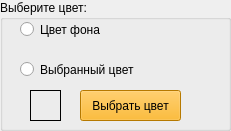
   <widget class="QGroupBox" name="groupBox">
    <property name="geometry">
     <rect>
      <x>830</x>
      <y>140</y>
      <width>231</width>
      <height>131</height>
     </rect>
    </property>
    <property name="styleSheet">
     <string notr="true"/>
    </property>
    <property name="title">
     <string>Выберите цвет:</string>
    </property>
    <widget class="QRadioButton" name="radioButton_BLACK">
     <property name="geometry">
      <rect>
       <x>20</x>
       <y>60</y>
       <width>121</width>
       <height>19</height>
      </rect>
     </property>
     <property name="text">
      <string>Выбранный цвет</string>
     </property>
    </widget>
    <widget class="QRadioButton" name="radioButton_WHITE">
     <property name="geometry">
      <rect>
       <x>20</x>
       <y>20</y>
       <width>84</width>
       <height>19</height>
      </rect>
     </property>
     <property name="text">
      <string>Цвет фона</string>
     </property>
    </widget>
    <widget class="QPushButton" name="pushCOLOR">
     <property name="geometry">
      <rect>
       <x>80</x>
       <y>90</y>
       <width>101</width>
       <height>31</height>
      </rect>
     </property>
     <property name="palette">
      <palette>
       <active>
        <colorrole role="WindowText">
         <brush brushstyle="SolidPattern">
          <color alpha="255">
           <red>0</red>
           <green>0</green>
           <blue>0</blue>
          </color>
         </brush>
        </colorrole>
        <colorrole role="Button">
         <brush brushstyle="SolidPattern">
          <color alpha="255">
           <red>255</red>
           <green>170</green>
           <blue>0</blue>
          </color>
         </brush>
        </colorrole>
        <colorrole role="Light">
         <brush brushstyle="SolidPattern">
          <color alpha="255">
           <red>255</red>
           <green>213</green>
           <blue>127</blue>
          </color>
         </brush>
        </colorrole>
        <colorrole role="Midlight">
         <brush brushstyle="SolidPattern">
          <color alpha="255">
           <red>255</red>
           <green>191</green>
           <blue>63</blue>
          </color>
         </brush>
        </colorrole>
        <colorrole role="Dark">
         <brush brushstyle="SolidPattern">
          <color alpha="255">
           <red>127</red>
           <green>85</green>
           <blue>0</blue>
          </color>
         </brush>
        </colorrole>
        <colorrole role="Mid">
         <brush brushstyle="SolidPattern">
          <color alpha="255">
           <red>170</red>
           <green>113</green>
           <blue>0</blue>
          </color>
         </brush>
        </colorrole>
        <colorrole role="Text">
         <brush brushstyle="SolidPattern">
          <color alpha="255">
           <red>0</red>
           <green>0</green>
           <blue>0</blue>
          </color>
         </brush>
        </colorrole>
        <colorrole role="BrightText">
         <brush brushstyle="SolidPattern">
          <color alpha="255">
           <red>255</red>
           <green>255</green>
           <blue>255</blue>
          </color>
         </brush>
        </colorrole>
        <colorrole role="ButtonText">
         <brush brushstyle="SolidPattern">
          <color alpha="255">
           <red>0</red>
           <green>0</green>
           <blue>0</blue>
          </color>
         </brush>
        </colorrole>
        <colorrole role="Base">
         <brush brushstyle="SolidPattern">
          <color alpha="255">
           <red>255</red>
           <green>255</green>
           <blue>255</blue>
          </color>
         </brush>
        </colorrole>
        <colorrole role="Window">
         <brush brushstyle="SolidPattern">
          <color alpha="255">
           <red>255</red>
           <green>170</green>
           <blue>0</blue>
          </color>
         </brush>
        </colorrole>
        <colorrole role="Shadow">
         <brush brushstyle="SolidPattern">
          <color alpha="255">
           <red>0</red>
           <green>0</green>
           <blue>0</blue>
          </color>
         </brush>
        </colorrole>
        <colorrole role="AlternateBase">
         <brush brushstyle="SolidPattern">
          <color alpha="255">
           <red>255</red>
           <green>212</green>
           <blue>127</blue>
          </color>
         </brush>
        </colorrole>
        <colorrole role="ToolTipBase">
         <brush brushstyle="SolidPattern">
          <color alpha="255">
           <red>255</red>
           <green>255</green>
           <blue>220</blue>
          </color>
         </brush>
        </colorrole>
        <colorrole role="ToolTipText">
         <brush brushstyle="SolidPattern">
          <color alpha="255">
           <red>0</red>
           <green>0</green>
           <blue>0</blue>
          </color>
         </brush>
        </colorrole>
       </active>
       <inactive>
        <colorrole role="WindowText">
         <brush brushstyle="SolidPattern">
          <color alpha="255">
           <red>0</red>
           <green>0</green>
           <blue>0</blue>
          </color>
         </brush>
        </colorrole>
        <colorrole role="Button">
         <brush brushstyle="SolidPattern">
          <color alpha="255">
           <red>255</red>
           <green>170</green>
           <blue>0</blue>
          </color>
         </brush>
        </colorrole>
        <colorrole role="Light">
         <brush brushstyle="SolidPattern">
          <color alpha="255">
           <red>255</red>
           <green>213</green>
           <blue>127</blue>
          </color>
         </brush>
        </colorrole>
        <colorrole role="Midlight">
         <brush brushstyle="SolidPattern">
          <color alpha="255">
           <red>255</red>
           <green>191</green>
           <blue>63</blue>
          </color>
         </brush>
        </colorrole>
        <colorrole role="Dark">
         <brush brushstyle="SolidPattern">
          <color alpha="255">
           <red>127</red>
           <green>85</green>
           <blue>0</blue>
          </color>
         </brush>
        </colorrole>
        <colorrole role="Mid">
         <brush brushstyle="SolidPattern">
          <color alpha="255">
           <red>170</red>
           <green>113</green>
           <blue>0</blue>
          </color>
         </brush>
        </colorrole>
        <colorrole role="Text">
         <brush brushstyle="SolidPattern">
          <color alpha="255">
           <red>0</red>
           <green>0</green>
           <blue>0</blue>
          </color>
         </brush>
        </colorrole>
        <colorrole role="BrightText">
         <brush brushstyle="SolidPattern">
          <color alpha="255">
           <red>255</red>
           <green>255</green>
           <blue>255</blue>
          </color>
         </brush>
        </colorrole>
        <colorrole role="ButtonText">
         <brush brushstyle="SolidPattern">
          <color alpha="255">
           <red>0</red>
           <green>0</green>
           <blue>0</blue>
          </color>
         </brush>
        </colorrole>
        <colorrole role="Base">
         <brush brushstyle="SolidPattern">
          <color alpha="255">
           <red>255</red>
           <green>255</green>
           <blue>255</blue>
          </color>
         </brush>
        </colorrole>
        <colorrole role="Window">
         <brush brushstyle="SolidPattern">
          <color alpha="255">
           <red>255</red>
           <green>170</green>
           <blue>0</blue>
          </color>
         </brush>
        </colorrole>
        <colorrole role="Shadow">
         <brush brushstyle="SolidPattern">
          <color alpha="255">
           <red>0</red>
           <green>0</green>
           <blue>0</blue>
          </color>
         </brush>
        </colorrole>
        <colorrole role="AlternateBase">
         <brush brushstyle="SolidPattern">
          <color alpha="255">
           <red>255</red>
           <green>212</green>
           <blue>127</blue>
          </color>
         </brush>
        </colorrole>
        <colorrole role="ToolTipBase">
         <brush brushstyle="SolidPattern">
          <color alpha="255">
           <red>255</red>
           <green>255</green>
           <blue>220</blue>
          </color>
         </brush>
        </colorrole>
        <colorrole role="ToolTipText">
         <brush brushstyle="SolidPattern">
          <color alpha="255">
           <red>0</red>
           <green>0</green>
           <blue>0</blue>
          </color>
         </brush>
        </colorrole>
       </inactive>
       <disabled>
        <colorrole role="WindowText">
         <brush brushstyle="SolidPattern">
          <color alpha="255">
           <red>127</red>
           <green>85</green>
           <blue>0</blue>
          </color>
         </brush>
        </colorrole>
        <colorrole role="Button">
         <brush brushstyle="SolidPattern">
          <color alpha="255">
           <red>255</red>
           <green>170</green>
           <blue>0</blue>
          </color>
         </brush>
        </colorrole>
        <colorrole role="Light">
         <brush brushstyle="SolidPattern">
          <color alpha="255">
           <red>255</red>
           <green>213</green>
           <blue>127</blue>
          </color>
         </brush>
        </colorrole>
        <colorrole role="Midlight">
         <brush brushstyle="SolidPattern">
          <color alpha="255">
           <red>255</red>
           <green>191</green>
           <blue>63</blue>
          </color>
         </brush>
        </colorrole>
        <colorrole role="Dark">
         <brush brushstyle="SolidPattern">
          <color alpha="255">
           <red>127</red>
           <green>85</green>
           <blue>0</blue>
          </color>
         </brush>
        </colorrole>
        <colorrole role="Mid">
         <brush brushstyle="SolidPattern">
          <color alpha="255">
           <red>170</red>
           <green>113</green>
           <blue>0</blue>
          </color>
         </brush>
        </colorrole>
        <colorrole role="Text">
         <brush brushstyle="SolidPattern">
          <color alpha="255">
           <red>127</red>
           <green>85</green>
           <blue>0</blue>
          </color>
         </brush>
        </colorrole>
        <colorrole role="BrightText">
         <brush brushstyle="SolidPattern">
          <color alpha="255">
           <red>255</red>
           <green>255</green>
           <blue>255</blue>
          </color>
         </brush>
        </colorrole>
        <colorrole role="ButtonText">
         <brush brushstyle="SolidPattern">
          <color alpha="255">
           <red>127</red>
           <green>85</green>
           <blue>0</blue>
          </color>
         </brush>
        </colorrole>
        <colorrole role="Base">
         <brush brushstyle="SolidPattern">
          <color alpha="255">
           <red>255</red>
           <green>170</green>
           <blue>0</blue>
          </color>
         </brush>
        </colorrole>
        <colorrole role="Window">
         <brush brushstyle="SolidPattern">
          <color alpha="255">
           <red>255</red>
           <green>170</green>
           <blue>0</blue>
          </color>
         </brush>
        </colorrole>
        <colorrole role="Shadow">
         <brush brushstyle="SolidPattern">
          <color alpha="255">
           <red>0</red>
           <green>0</green>
           <blue>0</blue>
          </color>
         </brush>
        </colorrole>
        <colorrole role="AlternateBase">
         <brush brushstyle="SolidPattern">
          <color alpha="255">
           <red>255</red>
           <green>170</green>
           <blue>0</blue>
          </color>
         </brush>
        </colorrole>
        <colorrole role="ToolTipBase">
         <brush brushstyle="SolidPattern">
          <color alpha="255">
           <red>255</red>
           <green>255</green>
           <blue>220</blue>
          </color>
         </brush>
        </colorrole>
        <colorrole role="ToolTipText">
         <brush brushstyle="SolidPattern">
          <color alpha="255">
           <red>0</red>
           <green>0</green>
           <blue>0</blue>
          </color>
         </brush>
        </colorrole>
       </disabled>
      </palette>
     </property>
     <property name="text">
      <string>Выбрать цвет</string>
     </property>
    </widget>
    <widget class="QFrame" name="frame">
     <property name="geometry">
      <rect>
       <x>30</x>
       <y>90</y>
       <width>31</width>
       <height>31</height>
      </rect>
     </property>
     <property name="palette">
      <palette>
       <active>
        <colorrole role="WindowText">
         <brush brushstyle="SolidPattern">
          <color alpha="255">
           <red>255</red>
           <green>255</green>
           <blue>255</blue>
          </color>
         </brush>
        </colorrole>
        <colorrole role="Button">
         <brush brushstyle="SolidPattern">
          <color alpha="255">
           <red>0</red>
           <green>0</green>
           <blue>0</blue>
          </color>
         </brush>
        </colorrole>
        <colorrole role="Light">
         <brush brushstyle="SolidPattern">
          <color alpha="255">
           <red>0</red>
           <green>0</green>
           <blue>0</blue>
          </color>
         </brush>
        </colorrole>
        <colorrole role="Midlight">
         <brush brushstyle="SolidPattern">
          <color alpha="255">
           <red>0</red>
           <green>0</green>
           <blue>0</blue>
          </color>
         </brush>
        </colorrole>
        <colorrole role="Dark">
         <brush brushstyle="SolidPattern">
          <color alpha="255">
           <red>0</red>
           <green>0</green>
           <blue>0</blue>
          </color>
         </brush>
        </colorrole>
        <colorrole role="Mid">
         <brush brushstyle="SolidPattern">
          <color alpha="255">
           <red>0</red>
           <green>0</green>
           <blue>0</blue>
          </color>
         </brush>
        </colorrole>
        <colorrole role="Text">
         <brush brushstyle="SolidPattern">
          <color alpha="255">
           <red>255</red>
           <green>255</green>
           <blue>255</blue>
          </color>
         </brush>
        </colorrole>
        <colorrole role="BrightText">
         <brush brushstyle="SolidPattern">
          <color alpha="255">
           <red>255</red>
           <green>255</green>
           <blue>255</blue>
          </color>
         </brush>
        </colorrole>
        <colorrole role="ButtonText">
         <brush brushstyle="SolidPattern">
          <color alpha="255">
           <red>255</red>
           <green>255</green>
           <blue>255</blue>
          </color>
         </brush>
        </colorrole>
        <colorrole role="Base">
         <brush brushstyle="SolidPattern">
          <color alpha="255">
           <red>0</red>
           <green>0</green>
           <blue>0</blue>
          </color>
         </brush>
        </colorrole>
        <colorrole role="Window">
         <brush brushstyle="SolidPattern">
          <color alpha="255">
           <red>0</red>
           <green>0</green>
           <blue>0</blue>
          </color>
         </brush>
        </colorrole>
        <colorrole role="Shadow">
         <brush brushstyle="SolidPattern">
          <color alpha="255">
           <red>0</red>
           <green>0</green>
           <blue>0</blue>
          </color>
         </brush>
        </colorrole>
        <colorrole role="AlternateBase">
         <brush brushstyle="SolidPattern">
          <color alpha="255">
           <red>0</red>
           <green>0</green>
           <blue>0</blue>
          </color>
         </brush>
        </colorrole>
        <colorrole role="ToolTipBase">
         <brush brushstyle="SolidPattern">
          <color alpha="255">
           <red>255</red>
           <green>255</green>
           <blue>220</blue>
          </color>
         </brush>
        </colorrole>
        <colorrole role="ToolTipText">
         <brush brushstyle="SolidPattern">
          <color alpha="255">
           <red>0</red>
           <green>0</green>
           <blue>0</blue>
          </color>
         </brush>
        </colorrole>
       </active>
       <inactive>
        <colorrole role="WindowText">
         <brush brushstyle="SolidPattern">
          <color alpha="255">
           <red>255</red>
           <green>255</green>
           <blue>255</blue>
          </color>
         </brush>
        </colorrole>
        <colorrole role="Button">
         <brush brushstyle="SolidPattern">
          <color alpha="255">
           <red>0</red>
           <green>0</green>
           <blue>0</blue>
          </color>
         </brush>
        </colorrole>
        <colorrole role="Light">
         <brush brushstyle="SolidPattern">
          <color alpha="255">
           <red>0</red>
           <green>0</green>
           <blue>0</blue>
          </color>
         </brush>
        </colorrole>
        <colorrole role="Midlight">
         <brush brushstyle="SolidPattern">
          <color alpha="255">
           <red>0</red>
           <green>0</green>
           <blue>0</blue>
          </color>
         </brush>
        </colorrole>
        <colorrole role="Dark">
         <brush brushstyle="SolidPattern">
          <color alpha="255">
           <red>0</red>
           <green>0</green>
           <blue>0</blue>
          </color>
         </brush>
        </colorrole>
        <colorrole role="Mid">
         <brush brushstyle="SolidPattern">
          <color alpha="255">
           <red>0</red>
           <green>0</green>
           <blue>0</blue>
          </color>
         </brush>
        </colorrole>
        <colorrole role="Text">
         <brush brushstyle="SolidPattern">
          <color alpha="255">
           <red>255</red>
           <green>255</green>
           <blue>255</blue>
          </color>
         </brush>
        </colorrole>
        <colorrole role="BrightText">
         <brush brushstyle="SolidPattern">
          <color alpha="255">
           <red>255</red>
           <green>255</green>
           <blue>255</blue>
          </color>
         </brush>
        </colorrole>
        <colorrole role="ButtonText">
         <brush brushstyle="SolidPattern">
          <color alpha="255">
           <red>255</red>
           <green>255</green>
           <blue>255</blue>
          </color>
         </brush>
        </colorrole>
        <colorrole role="Base">
         <brush brushstyle="SolidPattern">
          <color alpha="255">
           <red>0</red>
           <green>0</green>
           <blue>0</blue>
          </color>
         </brush>
        </colorrole>
        <colorrole role="Window">
         <brush brushstyle="SolidPattern">
          <color alpha="255">
           <red>0</red>
           <green>0</green>
           <blue>0</blue>
          </color>
         </brush>
        </colorrole>
        <colorrole role="Shadow">
         <brush brushstyle="SolidPattern">
          <color alpha="255">
           <red>0</red>
           <green>0</green>
           <blue>0</blue>
          </color>
         </brush>
        </colorrole>
        <colorrole role="AlternateBase">
         <brush brushstyle="SolidPattern">
          <color alpha="255">
           <red>0</red>
           <green>0</green>
           <blue>0</blue>
          </color>
         </brush>
        </colorrole>
        <colorrole role="ToolTipBase">
         <brush brushstyle="SolidPattern">
          <color alpha="255">
           <red>255</red>
           <green>255</green>
           <blue>220</blue>
          </color>
         </brush>
        </colorrole>
        <colorrole role="ToolTipText">
         <brush brushstyle="SolidPattern">
          <color alpha="255">
           <red>0</red>
           <green>0</green>
           <blue>0</blue>
          </color>
         </brush>
        </colorrole>
       </inactive>
       <disabled>
        <colorrole role="WindowText">
         <brush brushstyle="SolidPattern">
          <color alpha="255">
           <red>0</red>
           <green>0</green>
           <blue>0</blue>
          </color>
         </brush>
        </colorrole>
        <colorrole role="Button">
         <brush brushstyle="SolidPattern">
          <color alpha="255">
           <red>0</red>
           <green>0</green>
           <blue>0</blue>
          </color>
         </brush>
        </colorrole>
        <colorrole role="Light">
         <brush brushstyle="SolidPattern">
          <color alpha="255">
           <red>0</red>
           <green>0</green>
           <blue>0</blue>
          </color>
         </brush>
        </colorrole>
        <colorrole role="Midlight">
         <brush brushstyle="SolidPattern">
          <color alpha="255">
           <red>0</red>
           <green>0</green>
           <blue>0</blue>
          </color>
         </brush>
        </colorrole>
        <colorrole role="Dark">
         <brush brushstyle="SolidPattern">
          <color alpha="255">
           <red>0</red>
           <green>0</green>
           <blue>0</blue>
          </color>
         </brush>
        </colorrole>
        <colorrole role="Mid">
         <brush brushstyle="SolidPattern">
          <color alpha="255">
           <red>0</red>
           <green>0</green>
           <blue>0</blue>
          </color>
         </brush>
        </colorrole>
        <colorrole role="Text">
         <brush brushstyle="SolidPattern">
          <color alpha="255">
           <red>0</red>
           <green>0</green>
           <blue>0</blue>
          </color>
         </brush>
        </colorrole>
        <colorrole role="BrightText">
         <brush brushstyle="SolidPattern">
          <color alpha="255">
           <red>255</red>
           <green>255</green>
           <blue>255</blue>
          </color>
         </brush>
        </colorrole>
        <colorrole role="ButtonText">
         <brush brushstyle="SolidPattern">
          <color alpha="255">
           <red>0</red>
           <green>0</green>
           <blue>0</blue>
          </color>
         </brush>
        </colorrole>
        <colorrole role="Base">
         <brush brushstyle="SolidPattern">
          <color alpha="255">
           <red>0</red>
           <green>0</green>
           <blue>0</blue>
          </color>
         </brush>
        </colorrole>
        <colorrole role="Window">
         <brush brushstyle="SolidPattern">
          <color alpha="255">
           <red>0</red>
           <green>0</green>
           <blue>0</blue>
          </color>
         </brush>
        </colorrole>
        <colorrole role="Shadow">
         <brush brushstyle="SolidPattern">
          <color alpha="255">
           <red>0</red>
           <green>0</green>
           <blue>0</blue>
          </color>
         </brush>
        </colorrole>
        <colorrole role="AlternateBase">
         <brush brushstyle="SolidPattern">
          <color alpha="255">
           <red>0</red>
           <green>0</green>
           <blue>0</blue>
          </color>
         </brush>
        </colorrole>
        <colorrole role="ToolTipBase">
         <brush brushstyle="SolidPattern">
          <color alpha="255">
           <red>255</red>
           <green>255</green>
           <blue>220</blue>
          </color>
         </brush>
        </colorrole>
        <colorrole role="ToolTipText">
         <brush brushstyle="SolidPattern">
          <color alpha="255">
           <red>0</red>
           <green>0</green>
           <blue>0</blue>
          </color>
         </brush>
        </colorrole>
       </disabled>
      </palette>
     </property>
     <property name="frameShape">
      <enum>QFrame::StyledPanel</enum>
     </property>
     <property name="frameShadow">
      <enum>QFrame::Raised</enum>
     </property>
    </widget>
   </widget>
